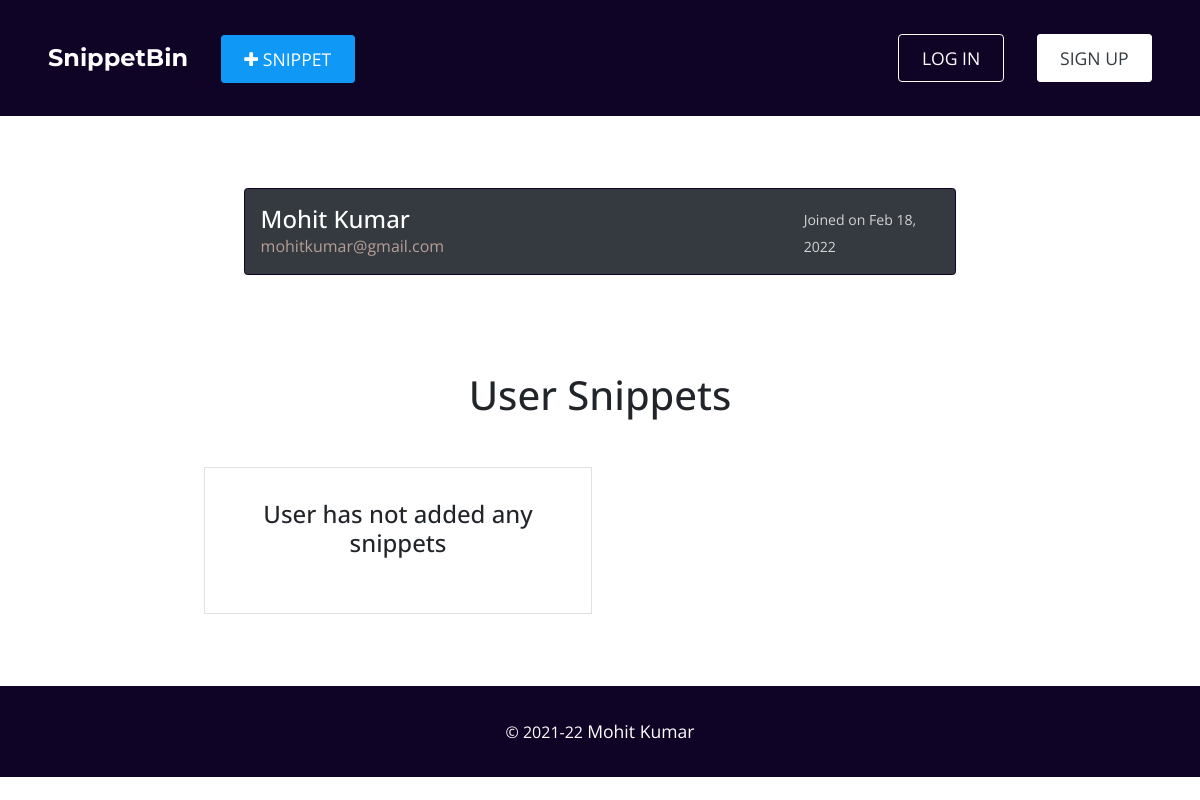
The page /u/mohitkumar759516/ on the database as committed earlier.
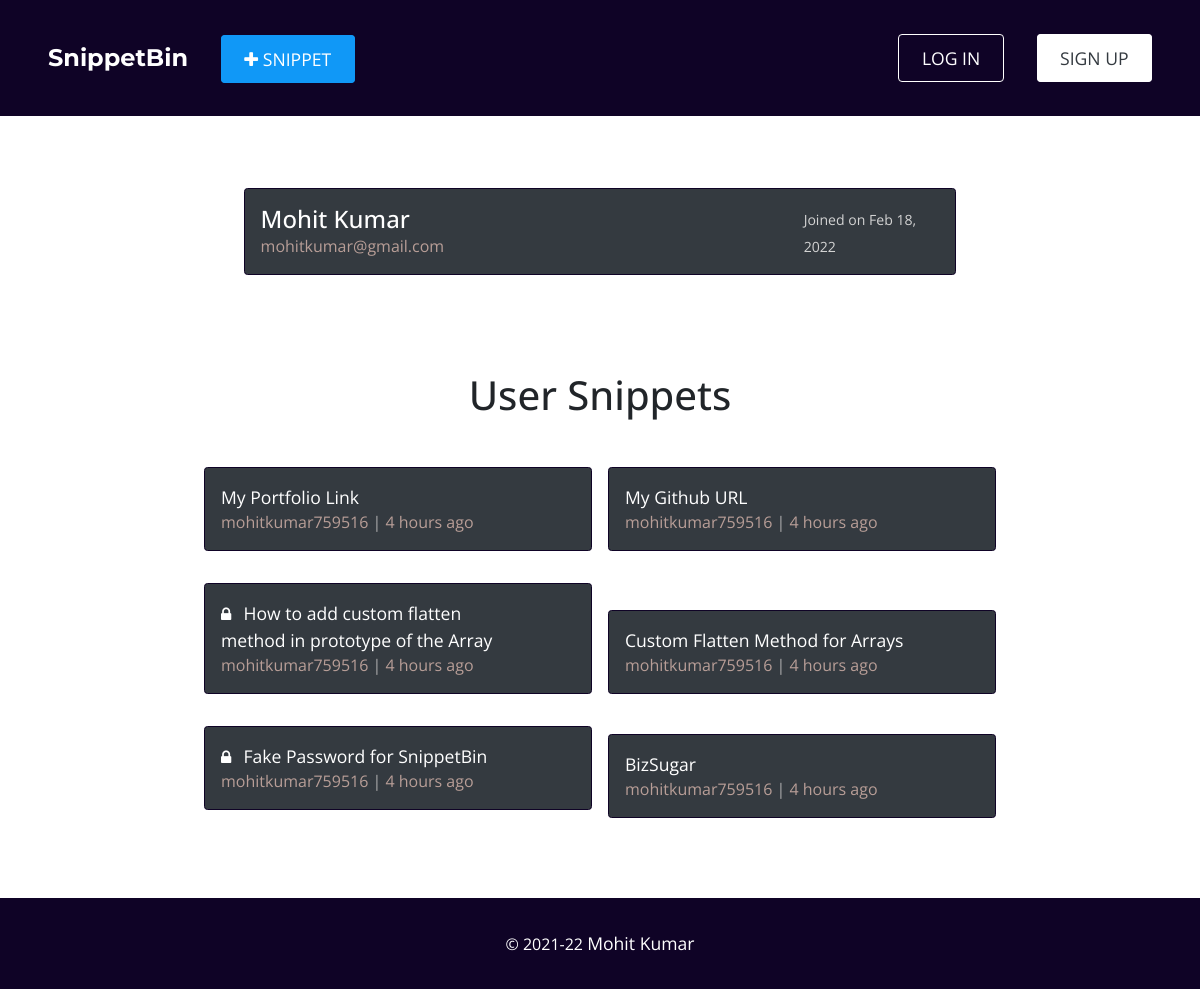
The same page on the database as committed later.
### account/models.py (models this page shows, shortened)
class User(AbstractBaseUser, PermissionsMixin):
    id = models.UUIDField(default=uuid.uuid4, unique=True, primary_key=True, editable=False)
    username = models.CharField(
      verbose_name='Username',
      max_length=40,
      validators=[
        RegexValidator(
          regex=USERNAME_REGEX,
          message='username must be alphanumeric. Can contain characters like @ . - _',
          code='invalid_username'
        )
      ]
    )
    email = models.EmailField(verbose_name='Email Address', max_length=120, unique=True)
    name = models.CharField(verbose_name='Your Full Name', max_length=50)
    date_joined = models.DateTimeField(verbose_name='Date Joined', auto_now_add=True)
    is_admin = models.BooleanField(verbose_name='Admin User', default=False)
    is_staff = models.BooleanField(verbose_name='Staff User', default=False)
    is_superuser = models.BooleanField(verbose_name='Super User', default=False)
    is_active = models.BooleanField(verbose_name='Active User', default=True)
    USERNAME_FIELD = 'email'
    objects = UserManager()

### snippet/models.py (models this page shows)
class Snippet(models.Model):
  id = models.UUIDField(default = uuid.uuid4, unique = True, primary_key = True, editable = False)
  user = models.ForeignKey(User, on_delete = models.CASCADE)
  title = models.CharField(verbose_name = 'Title', max_length = 255)
  snippet = models.TextField(verbose_name = 'Snippet')
  is_encrypted = models.BooleanField(verbose_name = 'Is Encrypted', default = False)
  has_expiry = models.BooleanField(verbose_name = 'Has Expiry', default = False)
  created_at = models.DateTimeField(auto_now_add = True)
  expiration_date = models.DateTimeField(blank = True, null = True)
  expired = models.BooleanField(default = False, blank = True, null = True)
  def __str__(self):
    return str(self.id)
  def extract_delta_datetime(self):
    now = datetime.datetime.now()
    created_at = self.created_at
    created_at = created_at + datetime.timedelta(hours = 5, minutes = 30)
    start_tz = created_at.replace(tzinfo = timezone('UTC'))
    end_tz = now.replace(tzinfo = timezone('UTC'))
    val, show_type = find_datetime_delta(start_tz, end_tz)
    if show_type:
      show_type = show_type if val == 1 else show_type + 's'
    result = f'{val} {show_type} ago' if show_type else f'{val}'
    return result
  def if_has_expired(self):
    flag = False
    if self.has_expiry:
      now = datetime.datetime.now()
      created_at = self.created_at
      expiration_date = self.expiration_date
      start_tz = created_at.replace(tzinfo = timezone('UTC'))
      now_tz = now.replace(tzinfo = timezone('UTC'))
      if not expiration_date:
        expire_tz = start_tz + datetime.timedelta(days = 1)
      else:
        expire_tz = expiration_date.replace(tzinfo = timezone('UTC'))
      expire_tz = expire_tz + datetime.timedelta(hours = 5, minutes = 30)
      if now_tz > expire_tz:
        flag = True
    return flag

### home/views.py (the view)
# urls.py: path('u/<str:username>/', views.dashboard_view, name = 'dashboard')
def dashboard_view(request, username):
  context = {}
  logged_in_user = request.user if request.user.is_authenticated else None
  if not logged_in_user or logged_in_user.username != username:
    context['is_other_user'] = True
  else:
    context['is_other_user'] = False
  try:
    user = User.objects.get(username = username)
  except User.DoesNotExist:
    messages.info(request, 'Requested user\'s profile doesnot exists')
    return redirect('home:home')
  except MultipleObjectsReturned:
    user = User.objects.filter(username = username).first()
  snippets_of_user = Snippet.objects.filter(user = user).order_by('-created_at')
  private_r = Count('snippet', filter = Q(is_encrypted = True))
  ans = Snippet.objects.annotate(private_r = private_r)
  print(ans)
  context['user'] = user
  context['snippets'] = snippets_of_user
  return render(request, 'home/dashboard.html', context)

### snippet/utils.py (called while the page is built)
def find_datetime_delta(start, end):
  val = end.strftime("%b %d, %Y")
  show_type = None
  delta = end - start
  days_passed = delta.days
  seconds_passed = delta.seconds
  if days_passed == 0:
    if seconds_passed > 3600:
      v = seconds_passed // 3600 # hours
      t = 'hour'
    elif seconds_passed >= 60 and seconds_passed <= 3600:
      """ minutes ago """
      v = (seconds_passed // 60) % 60  # minutes
      t = 'minute'
    else:
      """ seconds ago """
      v = seconds_passed # seconds
      t = 'second'
    val = v
    show_type = t
  elif days_passed > 0 and days_passed <= 30:
    """ days ago """
    val = days_passed # days
    show_type = 'day'
  elif days_passed > 30 and days_passed <= 120:
    """ months ago """
    val = days_passed // 30 # month
    show_type = 'month'
  return val, show_type

### home/templates/home/dashboard.html (shortened to what this page needs)
{% extends 'base.html' %}
{% load static %}
{% block content %}
<div class="mk-container">
  <div class="snippet-card" style="width:90%">
    <div class="card-left-content">
      <div class="upper-content">
        <h4>{{ user.name }}</h4>
      </div>
      <div class="lower-content">
        <span>{{ user.email }}</span>
      </div>
    </div>
    <div class="card-right-content">
      <a style="color: lightgrey"><small>Joined on {{ user.date_joined|date:"M d, Y" }}</small></a>
    </div>
  </div>
</div>
<div class="mk-container">
  <h1 class="text-center mb-5">User Snippets</h1>
  <div class="snippets-wrapper">
    {% if snippets %}
      {% for snippet in snippets %}
        <div class="snippet-card">
          <div class="card-left-content">
            <div class="upper-content">
              {% if snippet.is_encrypted %}
                <i class="fa fa-lock mr-2"></i>
              {% endif %}
              <a href="{% url 'snippet:snippet_detail' snippet.id %}" class="snippet-title">{{ snippet.title }}</a>
            </div>
            <div class="lower-content">
              <span>{{ snippet.user.username }}</span>
              <span>{{ snippet.extract_delta_datetime }}</span>
            </div>
          </div>
        </div>
      {% endfor %}
    {% else %}
      <div class="message-box border">
        <h4 class="mb-4">User has not added any snippets</h4>
      </div>
    {% endif %}
  </div>
</div>
{% endblock content %}

### templates/base.html (shortened to what this page needs)
{% load static %}
<!DOCTYPE html>
<html>
  <head>
    <link
      rel="stylesheet"
      href="https://cdnjs.cloudflare.com/ajax/libs/font-awesome/4.7.0/css/font-awesome.min.css"
    />
    <link
      rel="stylesheet"
      href="https://maxcdn.bootstrapcdn.com/bootstrap/4.4.1/css/bootstrap.min.css"
    />
    <link rel="stylesheet" type="text/css" href="{% static 'css/style.css' %}?{% now 'U' %}" />
  </head>
  <body>
    <header>{% include 'snippets/navbar.html' %}</header>
    <main>{% block content %} {% endblock content %}</main>
    <footer>{% include 'snippets/footer.html' %}</footer>
  </body>
</html>

### templates/snippets/navbar.html
{% load static %}
<nav class="navbar">
  <div class="navcontent left-grid">
    <a href="{% url 'home:home' %}" class="navlink logo">SnippetBin</a>
    <a href="{% url 'snippet:snippet' %}" class="navlink button snippet-btn"><i class="fa fa-plus"></i> SNIPPET</a>
  </div>
  <div class="navcontent right-grid">
    {% if request.user.is_authenticated %}
      <a href="{% url 'home:dashboard' request.user.username %}" class="navlink button"><i class="fa fa-user"></i> USER</a>
      <a href="{% url 'account:logout' %}" class="navlink button-fill">LOG OUT</a>
    {% else %}
      <a href="{% url 'account:login' %}" class="navlink button">LOG IN</a>
      <a href="{% url 'account:signup' %}" class="navlink button-fill">SIGN UP</a>
    {% endif %}
  </div>
</nav>

### templates/snippets/footer.html (shortened to what this page needs)
<div class="footer">
  <div class="copyright--div">
    <p><span>&copy; <span class="start-year">2021</span>-<span class="curr-year"></span></span>
			<a href="{% url 'home:home' %}" class="footerlink">Mohit Kumar</a>
		</p>
  </div>
</div>

### static/css/style.css (style rules this page uses)
:root { --black: #000000; --black-light: #2c3333; --white: #ffffff; --grey: #f5f5f5; --dark-grey: #aaaaaa; --blue: #1098f7; --pink: #b89e97; --lightpink: #b89e97; --green: #1efc1e; --dark-purple: #0f0326; --red: #ff0000; --font-primary: 'Open Sans', sans-serif; --font-secondary: 'Roboto Slab', serif; --font-fancy: 'Montserrat', sans-serif; }
body { margin: 0; padding: 0; box-sizing: border-box; font-family: var(--font-primary); }
h1, h2, h3, h4, h5, h6, p { margin: 0; }
a { font-size: 1.1rem; }
a.button { color: var(--white); border: 1px solid var(--white); padding: 0.7rem 1.4rem; border-radius: 4px; -webkit-border-radius: 4px; -moz-border-radius: 4px; -ms-border-radius: 4px; -o-border-radius: 4px; }
a.button-fill { color: var(--dark); border: 1px solid var(--white); background-color: var(--white); padding: 0.7rem 1.4rem; border-radius: 4px; -webkit-border-radius: 4px; -moz-border-radius: 4px; -ms-border-radius: 4px; -o-border-radius: 4px; }
.navbar { background-color: var(--dark-purple); padding: 2.5em 3rem; }
.navcontent > *:not(:last-child) { margin-right: 1.8rem; }
.navcontent > .logo { color: var(--white); font-weight: bolder; font-family: var(--font-fancy); font-size: 1.5rem; }
.navlink.snippet-btn, .dashboard.snippet-btn { background-color: var(--blue); border-color: var(--blue); }
footer { background-color: var(--dark-purple); color: var(--white); padding: 2rem 1rem; text-align: center; }
footer a { color: var(--white); }
.mk-container { margin: 3rem auto; padding: 1.5rem; width: 70%; }
.snippets-wrapper { display: grid; grid-template-columns: repeat(2, 1fr); grid-gap: 1rem; }
.snippets-wrapper > *:not(:last-child) { margin-bottom: 1rem; }
.snippet-card { margin: auto; width: 100%; display: grid; background: var(--dark); color: var(--white); grid-template-columns: 4fr 1fr; border: 1px solid var(--dark-purple); border-radius: 3.5px; padding: 1rem; -webkit-border-radius: 3.5px; -moz-border-radius: 3.5px; -ms-border-radius: 3.5px; -o-border-radius: 3.5px; }
.card-left-content .snippet-title { color: var(--white); }
.card-left-content .lower-content > * { color: var(--dark-grey); color: var(--lightpink); }
.card-left-content .lower-content > *:not(:last-child)::after { content: ' | '; color: var(--dark-grey); }
.card-right-content { clear: left; }
.card-right-content > a { float: right; position: relative; top: 50%; color: var(--blue); transform: translateY(-50%); -webkit-transform: translateY(-50%); -moz-transform: translateY(-50%); -ms-transform: translateY(-50%); -o-transform: translateY(-50%); }

Rows that differ between the two databases and show on the page:
added Snippet: title "My Portfolio Link", user.username "mohitkumar759516", extract_delta_datetime "4 hours ago"
added Snippet: title "My Github URL", user.username "mohitkumar759516", extract_delta_datetime "4 hours ago"
added Snippet: is_encrypted True (drawn), title "How to add custom flatten method in prototype of the Array", user.username "mohitkumar759516", extract_delta_datetime "4 hours ago"
added Snippet: title "Custom Flatten Method for Arrays", user.username "mohitkumar759516", extract_delta_datetime "4 hours ago"
added Snippet: is_encrypted True (drawn), title "Fake Password for SnippetBin", user.username "mohitkumar759516", extract_delta_datetime "4 hours ago"
added Snippet: title "BizSugar", user.username "mohitkumar759516", extract_delta_datetime "4 hours ago"
Other text that changed with them:
text no longer shown: "User has not added any snippets"
